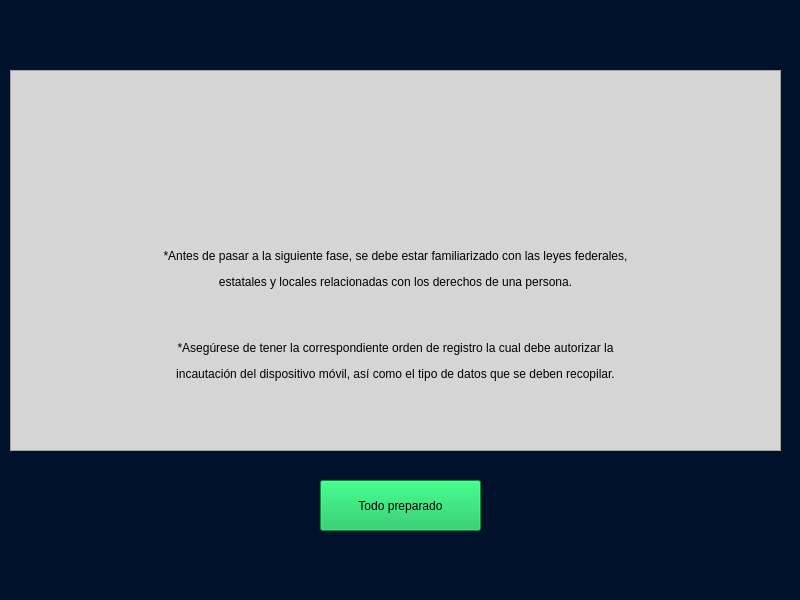
<?xml version="1.0" encoding="UTF-8"?>
<ui version="4.0">
 <class>MainWindow</class>
 <widget class="QMainWindow" name="MainWindow">
  <property name="geometry">
   <rect>
    <x>0</x>
    <y>0</y>
    <width>800</width>
    <height>600</height>
   </rect>
  </property>
  <property name="windowTitle">
   <string>AFA</string>
  </property>
  <property name="styleSheet">
   <string notr="true">background-color: rgb(0, 17, 44);</string>
  </property>
  <widget class="QWidget" name="centralwidget">
   <widget class="QFrame" name="frame">
    <property name="geometry">
     <rect>
      <x>10</x>
      <y>70</y>
      <width>771</width>
      <height>381</height>
     </rect>
    </property>
    <property name="styleSheet">
     <string notr="true">background-color: rgb(213, 213, 213);</string>
    </property>
    <property name="frameShape">
     <enum>QFrame::StyledPanel</enum>
    </property>
    <property name="frameShadow">
     <enum>QFrame::Raised</enum>
    </property>
    <widget class="QLabel" name="label_20">
     <property name="geometry">
      <rect>
       <x>120</x>
       <y>140</y>
       <width>531</width>
       <height>211</height>
      </rect>
     </property>
     <property name="styleSheet">
      <string notr="true"/>
     </property>
     <property name="text">
      <string>&lt;html&gt;&lt;head/&gt;&lt;body&gt;&lt;p align=&quot;center&quot;&gt;*Antes de pasar a la siguiente fase, se debe estar familiarizado con las leyes federales,&lt;/p&gt;&lt;p align=&quot;center&quot;&gt;estatales y locales relacionadas con los derechos de una persona.&lt;/p&gt;&lt;p align=&quot;center&quot;&gt;&lt;br/&gt;&lt;/p&gt;&lt;p align=&quot;center&quot;&gt;*Asegúrese de tener la correspondiente orden de registro la cual debe autorizar la&lt;/p&gt;&lt;p align=&quot;center&quot;&gt;incautación del dispositivo móvil, así como el tipo de datos que se deben recopilar.&lt;/p&gt;&lt;/body&gt;&lt;/html&gt;</string>
     </property>
    </widget>
    <widget class="QLabel" name="label_8">
     <property name="geometry">
      <rect>
       <x>340</x>
       <y>40</y>
       <width>100</width>
       <height>100</height>
      </rect>
     </property>
     <property name="styleSheet">
      <string notr="true"/>
     </property>
     <property name="text">
      <string/>
     </property>
     <property name="pixmap">
      <pixmap>iconos/recordar.png</pixmap>
     </property>
    </widget>
   </widget>
   <widget class="QPushButton" name="bt_siguiente">
    <property name="geometry">
     <rect>
      <x>320</x>
      <y>480</y>
      <width>161</width>
      <height>51</height>
     </rect>
    </property>
    <property name="styleSheet">
     <string notr="true">background-color: rgb(10, 191, 83);</string>
    </property>
    <property name="text">
     <string>Todo preparado</string>
    </property>
   </widget>
  </widget>
  <widget class="QMenuBar" name="menubar">
   <property name="geometry">
    <rect>
     <x>0</x>
     <y>0</y>
     <width>800</width>
     <height>20</height>
    </rect>
   </property>
  </widget>
 </widget>
 <resources/>
 <connections/>
</ui>
